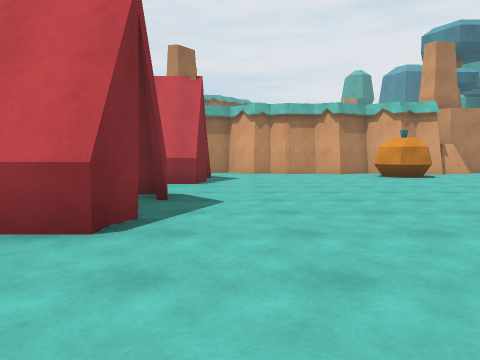
[1] (above)

24 first-person views from a walk through a 3-D level made in the Unity game engine. The camera is 1.2 m above the floor, tilts 4° down and sees 70° across. The floor is counted in squares, 2 m on a side. Each view is taken from the middle of a square. On the plan, view 1 faces up. The plan holds only what a view shows up to about 10 squares ahead; the rest is blank. The place goes on beyond the plan. The player character is not drawn. Surface patterns are stand-ins for the level's own textures.

[2]
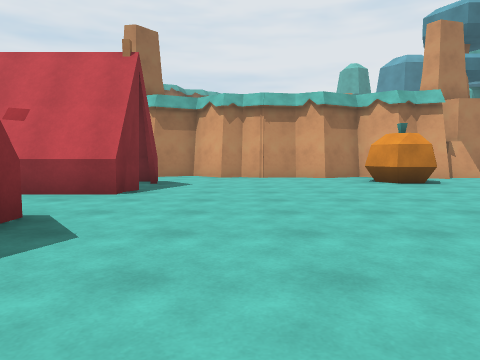

[3]
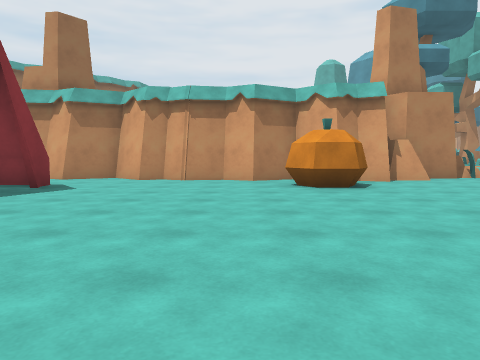

[4]
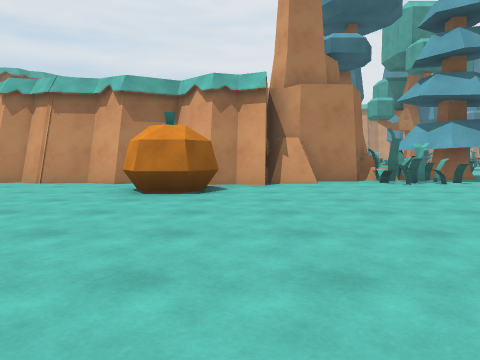

[5]
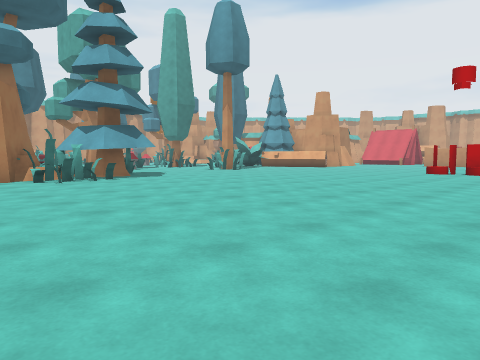

[6]
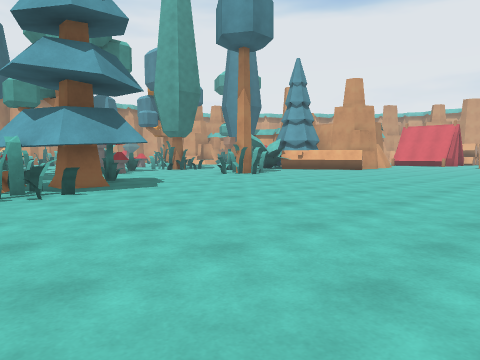

[7]
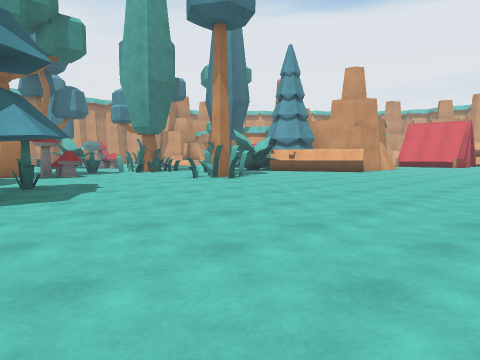

[8]
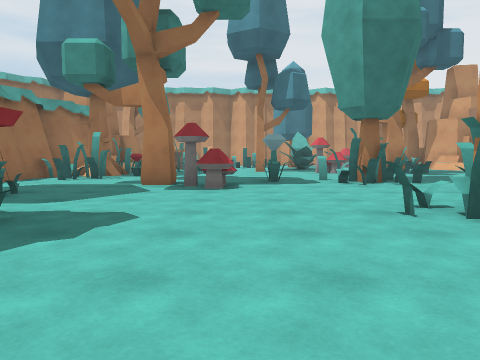

[9]
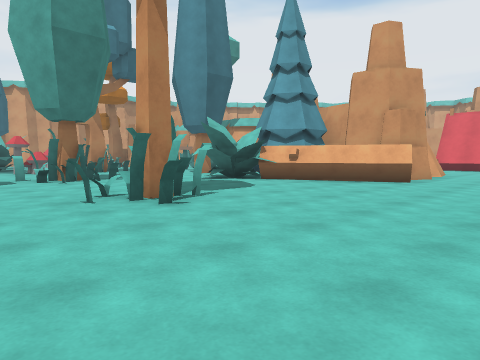

[10]
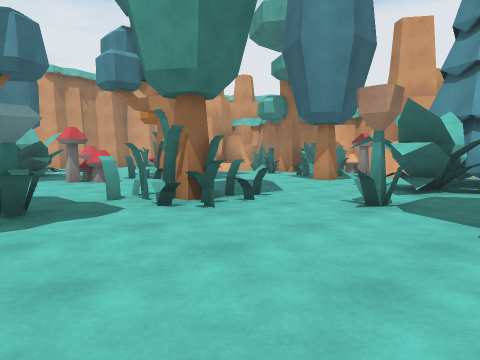

[11]
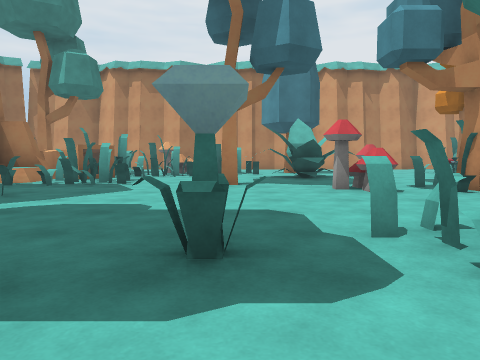

[12]
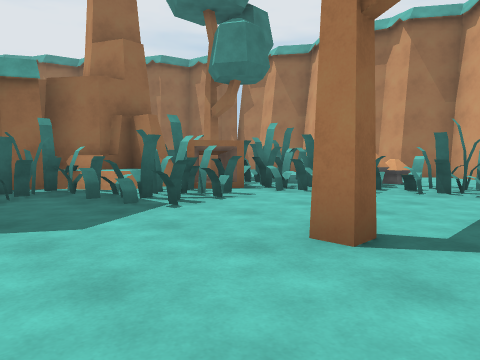

[13]
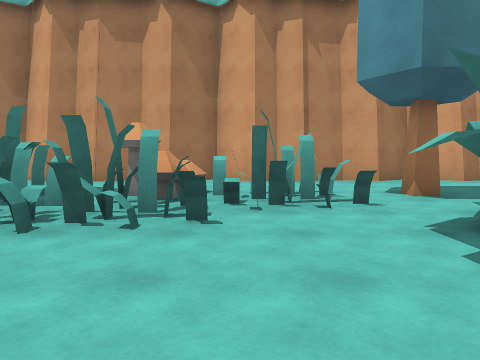

[14]
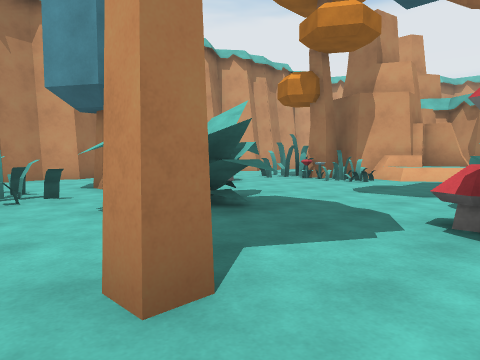

[15]
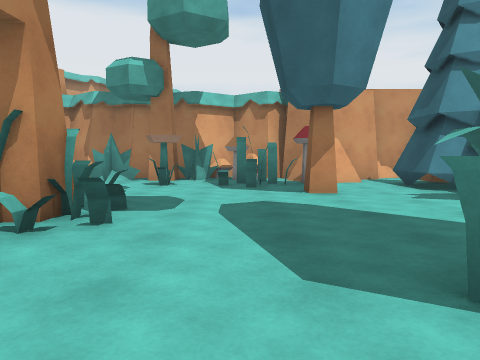

[16]
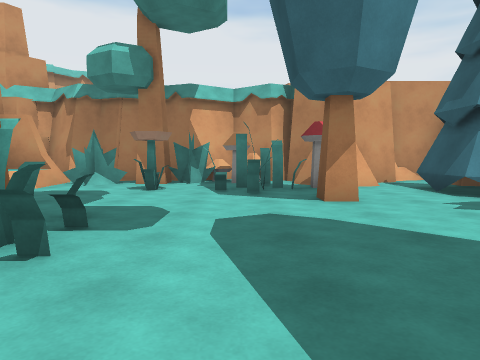

[17]
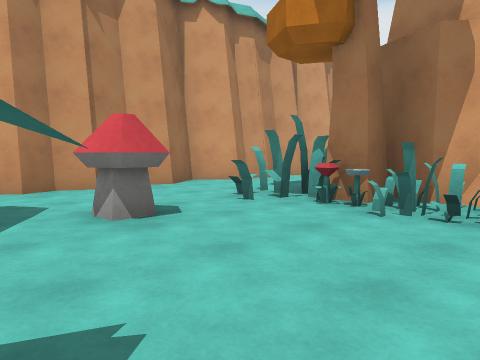

[18]
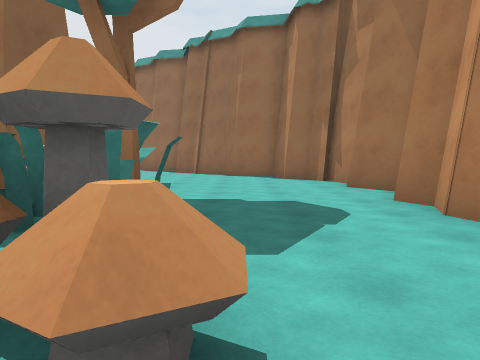

[19]
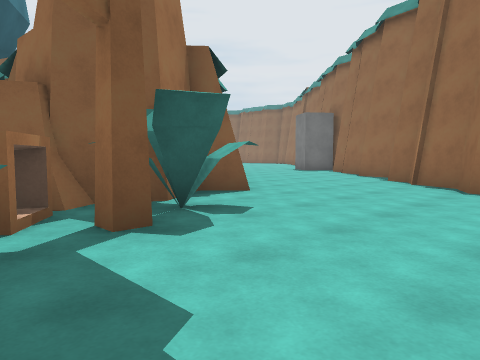

[20]
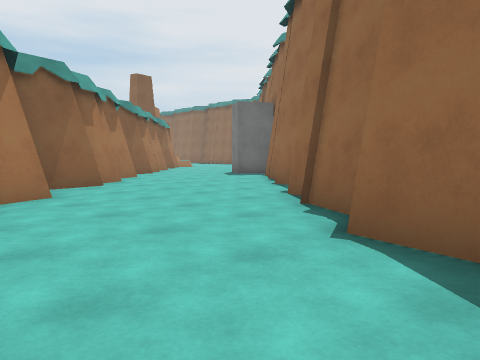

[21]
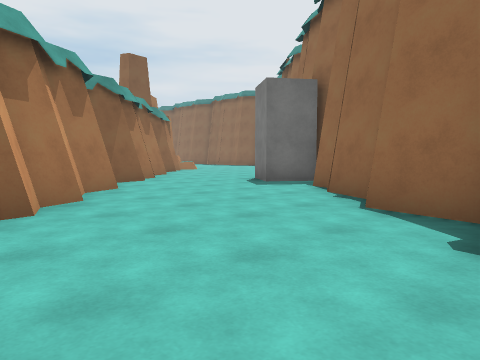

[22]
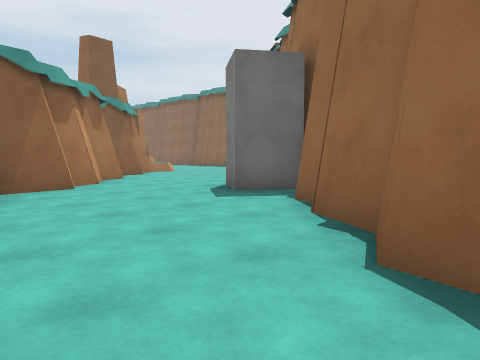

[23]
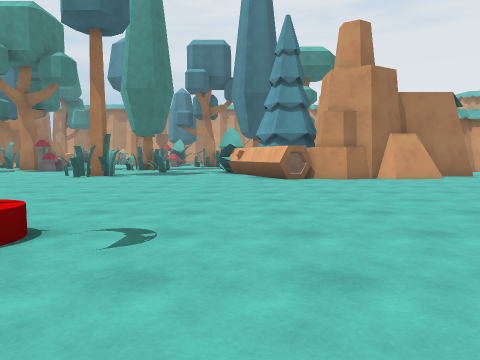

[24]
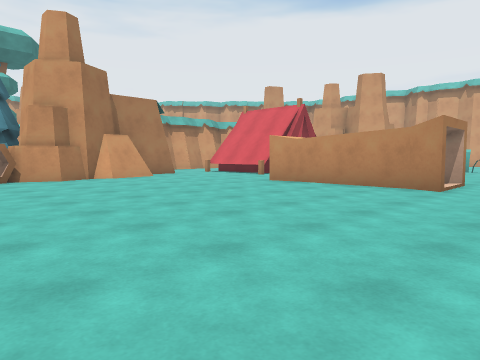

### Floor plan
Key: @ floor where view 1 was taken; # wall or solid block; . floor; = window, fence, low wall or low ledge; ^ raised ledge; P pumpkin; T tent; R tree; I pine tree; F flower; C rock; M mushroom; L plant; O other object.
Columns run from 4 left of view 1 to 28 right of it. Each row starts with its distance up from view 1.
 33             #### ###############
 32           ###..###..###.........
 31         ###....................
 30        ##.........^.O......O..
 29       ##........O##OO.R..M.OO
 28      ##.....OOROOOOOO.O....FR
 27      #.....###OOOOO..OOO...O##
 26     ##....######OO....O.....^###
 25    ##.....#  #^^OO...........^##
 24    #....###  ##OOO..R.=.OO...L.#
 23   ##....#     #O......#.RR..F.R#
 22   #...###     RRO.......O.....L#
 21  .....#      ##O............OO##
 20  ....##      #.O.....OOO...ROM##
 19  ...##       #......FOR......##
 18   .##         ...R#^..OO......#
 17                ........F.OOIII##
 16               RO..........III  #
 15                O.....OR...O C
 14               ^I F....R....OC  C
 13              ####..........OCCCC.
 12   ############I##................
 11    ......P#...O..................
 10 TTTT....PP.......................
  9    #.............................
  8  ###.............................
  7   ....................  .........
  6   ..................... O.......O
  5   TT................... O........
  4    ...... ..........      ....
  3   TT....   ....
  2   .....
  1    ...
  0     @

Positions as (right, up) in squares from view 1, and headings:
1: (0, 0), facing up
2: (1, 2), facing up
3: (3, 3), facing up
4: (6, 4), facing up
5: (7, 3), facing up-right
6: (9, 6), facing up-right
7: (11, 7), facing up-right
8: (15, 11), facing up
9: (15, 10), facing up-right
10: (15, 15), facing up-right
11: (16, 17), facing up
12: (17, 22), facing up-left
13: (15, 24), facing up
14: (15, 23), facing up-right
15: (17, 21), facing right
16: (18, 21), facing right
17: (19, 26), facing up-right
18: (15, 30), facing left
19: (11, 31), facing down-left
20: (7, 31), facing down-left
21: (5, 28), facing down-left
22: (3, 27), facing down-left
23: (22, 4), facing up
24: (22, 4), facing up-right
